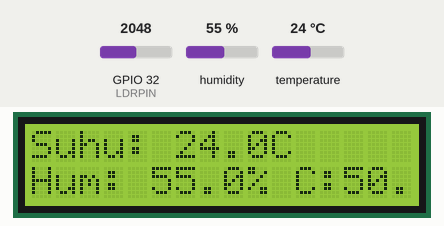
Simulated run of this program. Board: ESP32. On the bench: 16×2 character LCD. The inputs (shaded band) are chosen by the test bench; at power-on: humidity 55 %, GPIO 32 (LDRPIN) = 2048, temperature 24 °C. What the program prints to the serial monitor is not drawn.

Above: at 1.2 s.
1.3 s: humidity set to 22 %
At 3.5 s:
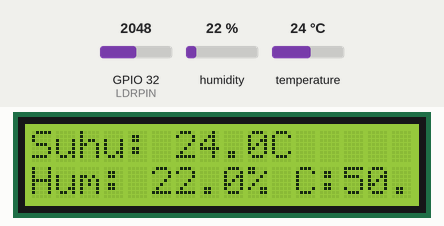
7.3 s: GPIO 32 (LDRPIN) set to 2866
At 9.6 s:
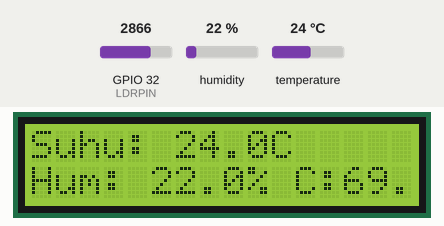
11.8 s: temperature set to 12 °C
At 13.8 s:
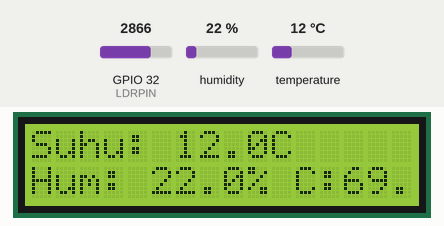
15.9 s: GPIO 32 (LDRPIN) set to 3603
At 17.9 s:
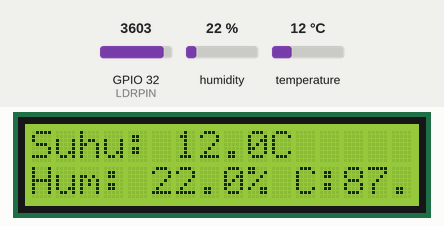
20.0 s: humidity set to 40 %
At 22.0 s:
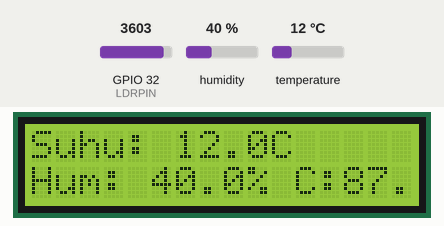
24.1 s: GPIO 32 (LDRPIN) set to 4095
At 26.1 s:
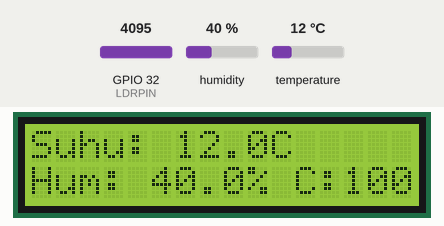
Timing chart, 0 to 27.6 s (numbered marks = the images above; inputs shaded):
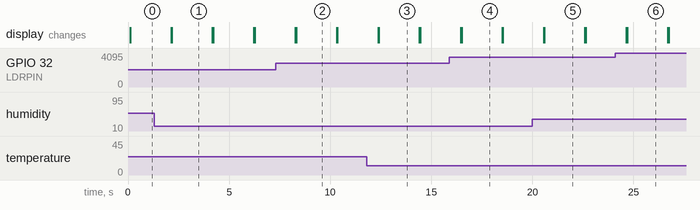

Measured:
- after the input at 1.3 s, the display: first differs from a run without the input after 0.87 s (image 1)
- after the input at 7.3 s, the display: first differs from a run without the input after 1.0 s (image 2)
- after the input at 11.8 s, the display: first differs from a run without the input after 0.61 s (image 3)
- after the input at 15.9 s, the display: first differs from a run without the input after 0.60 s (image 4)
- after the input at 20.0 s, the display: first differs from a run without the input after 0.59 s (image 5)
- after the input at 24.1 s, the display: first differs from a run without the input after 0.59 s (image 6)
- what the display in image 1 shows lasts 2.0 s, from 2.2 s to 4.2 s

The program:

main.cpp
```cpp
#include <Wire.h>
#include <LiquidCrystal_I2C.h>
#include <DHT.h>

#define DHTPIN 33
#define DHTTYPE DHT22
#define LDRPIN 32  // Pindahkan ke pin ADC yang benar
#define SDA_PIN 21 // Ganti SDA ke GPIO 21 (default ESP32)
#define SCL_PIN 22 // Ganti SCL ke GPIO 22

DHT dht(DHTPIN, DHTTYPE);
LiquidCrystal_I2C lcd(0x27, 16, 2);

void setup() {
    Serial.begin(115200);

    // Inisialisasi I2C dengan pin yang benar
    Wire.begin(SDA_PIN, SCL_PIN);

    // Inisialisasi LCD
    lcd.init();
    lcd.backlight();
    lcd.setCursor(0, 0);
    lcd.print("Mengukur...");

    // Inisialisasi sensor DHT
    dht.begin();

    // Set LDR sebagai input
    pinMode(LDRPIN, INPUT);
}

void loop() {
    float suhu = dht.readTemperature();
    float kelembaban = dht.readHumidity();
    int nilaiLDR = analogRead(LDRPIN);

    // Validasi pembacaan sensor DHT
    if (isnan(suhu) || isnan(kelembaban)) {
        Serial.println("Gagal membaca sensor DHT!");
        lcd.clear();
        delay(10);
        lcd.setCursor(0, 0);
        lcd.print("DHT Error!");
        delay(2000);
        return;
    }

    float intensitasCahaya = map(nilaiLDR, 0, 4095, 0, 100);
    intensitasCahaya = constrain(intensitasCahaya, 0, 100);

    Serial.print("Suhu: "); Serial.print(suhu); Serial.println(" C");
    Serial.print("Kelembaban: "); Serial.print(kelembaban); Serial.println(" %");
    Serial.print("Cahaya: "); Serial.print(intensitasCahaya); Serial.println(" %");
    Serial.println("----------------------");

    lcd.clear();
    delay(10);  // Tambahkan delay setelah clear
    lcd.setCursor(0, 0);
    lcd.print("Suhu: "); lcd.print(suhu, 1); lcd.print("C");
    lcd.setCursor(0, 1);
    lcd.print("Hum: "); lcd.print(kelembaban, 1); lcd.print("% C:");
    lcd.print(intensitasCahaya);

    delay(2000);
}
```
